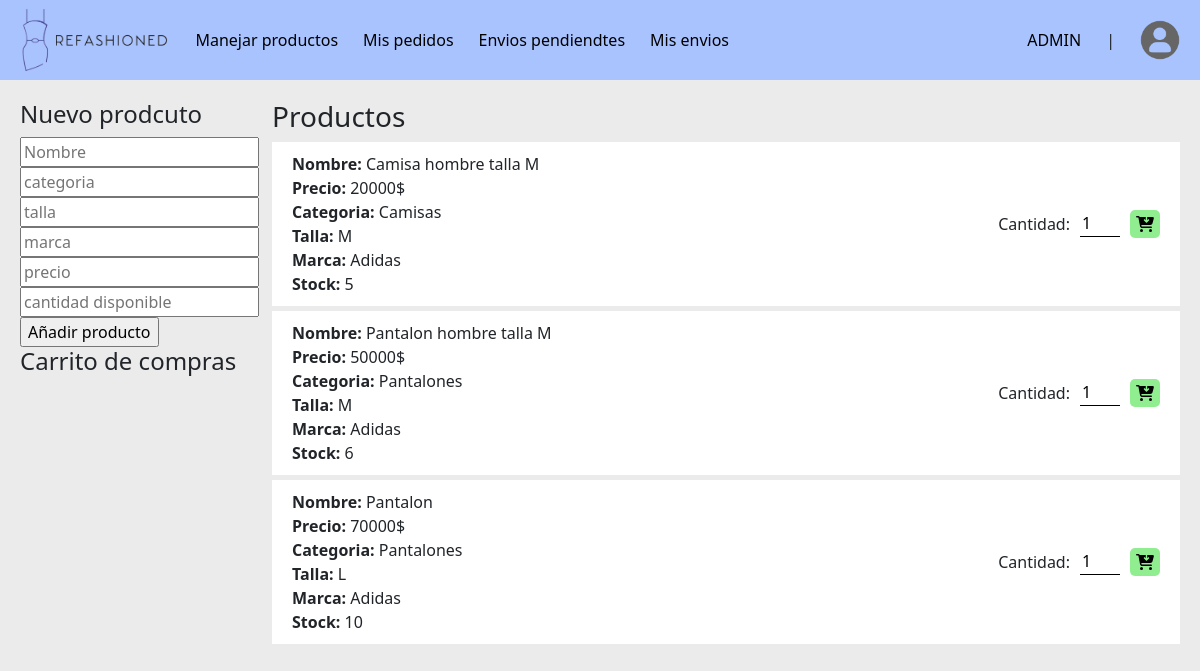
Page /manage-products (signed in) on the committed database.
### tables this page shows
CREATE TABLE productos(
        id_producto INTEGER PRIMARY KEY AUTOINCREMENT,
        nombre_producto TEXT NOT NULL,
        categoria TEXT NOT NULL,
        talla TEXT NOT NULL,
        marca TEXT NOT NULL,
        precio INTEGER NOT NULL,
        cantidad_disponible INTEGER NOT NULL
        );

### main.py (the view)
@app.route('/manage-products', methods=['GET', 'POST'])
def adminProducts():
    if request.method == 'POST':
        data = request.form
        db_controller.insert_producto(data["nombre_producto"],data["categoria"],data["talla"], data["marca"], data["precio"], data["cantidad_disponible"])
    products = person_cont.formatProductos(db_controller.get_productos())
    return render_template('manage-products.html', products = products, cartProducts = cart.cartProducts)

### data_controllers/person_controller.py (called while the page is built)
def formatProductos(products):
    productos = []
    for producto in products:
        producto = {
            "id_producto": producto[0],
            "nombre_producto": producto[1],
            "categoria": producto[2],
            "talla": producto[3],
            "marca": producto[4],
            "precio": producto[5],
            "cantidad_disponible": producto[6]
        }
        productos.append(producto)
    return productos

### db/db_connection.py (called while the page is built)
def get_db():
    conn = sqlite3.connect(DATABASE_NAME)
    return conn

### db/db_controller.py (called while the page is built)
def get_productos():
    db = get_db()
    cursor = db.cursor()
    query = "SELECT id_producto, nombre_producto, categoria, talla, marca, precio, cantidad_disponible FROM productos"
    cursor.execute(query)
    return cursor.fetchall()

### templates/manage-products.html (shortened to what this page needs)
{% extends 'home.html' %}
{% block content %}
    <div class="container-page">
        <aside class="aside-left">
            <h4>Nuevo prodcuto</h4>
            <form action="" method="post">
                <input type="text" name="nombre_producto" id="" value="" placeholder="Nombre" required>
                <input type="text" name="categoria" id="" value="" placeholder="categoria" required>
                <input type="text" name="talla" id="" value="" placeholder="talla" required>
                <input type="text" name="marca" id="" value="" placeholder="marca" required>
                <input type="number" name="precio" id="" value="" placeholder="precio" required>
                <input type="number" name="cantidad_disponible" id="" value="" placeholder="cantidad disponible" required>
                <input type="submit" name="crear" id="" value="Añadir producto">
            </form>
            <h4>Carrito de compras</h4>
        </aside>
        <main class="main-page">
            <h3>Productos</h3>
            <div class="div-products">
                {% for product in products %}
                    <div class="product">
                        <div>
                            <p><b>Nombre:</b>  {{product.nombre_producto}}</p>
                            <p><b>Precio:</b> {{product.precio}}$</p>
                            <p><b>Categoria:</b> {{product.categoria}}</p>
                            <p><b>Talla:</b> {{product.talla}}</p>
                            <p><b>Marca:</b> {{product.marca}}</p>
                            <p><b>Stock:</b> {{product.cantidad_disponible}}</p>
                        </div>
                        <div>
                            <form action="/addProduct/{{product.id_producto}}" method="post">
                                <label for="">Cantidad:</label>
                                <input class="inp-quantity" type="number" name="quantity" id="" value="1">
                                <input class="inp-icon-shop" type="image" src="static/icons/cart-arrow-down-solid.svg" title="agregar al carrito">
                            </form>
                        </div>
                    </div>
                {% endfor %}
            </div>
        </main>
    </div>
{% endblock %}

### static/css/style.css (style rules this page uses)
* { box-sizing: border-box; }
:root { --white: white; --gray-box-shadow: #B8B8B8; }
.container-page { display: flex; }
.aside-left { width: 20%; }
.main-page { padding-left: 20px; width: 80%; }
.div-products .product, .aside-left .product { display: flex; justify-content: space-between; align-items: center; margin: 5px 0; padding: 10px 20px; background-color: white; }
.div-products .product form, .aside-left .product form { display: flex; align-items: center; gap: 10px; }
.div-products .product p, .aside-left .product p { margin: 0; }
.div-products .product .inp-quantity { width: 40px; border: none; border-bottom: 1px solid black; }
.div-products .product div:nth-child(2), .aside-left .product div:nth-child(2) { display: flex; align-items: center; gap: 10px; }
.div-products .product .inp-icon-shop { width: 30px; padding: 6px; border-radius: 5px; background-color: lightgreen; }

### rows in the picture
productos: nombre_producto "Camisa hombre talla M", precio "20000", categoria "Camisas", talla "M", marca "Adidas", cantidad_disponible "5"
productos: nombre_producto "Pantalon hombre talla M", precio "50000", categoria "Pantalones", talla "M", marca "Adidas", cantidad_disponible "6"
productos: nombre_producto "Pantalon", precio "70000", categoria "Pantalones", talla "L", marca "Adidas", cantidad_disponible "10"

### other values in the picture
{{ session['user_type'] }} "ADMIN"
